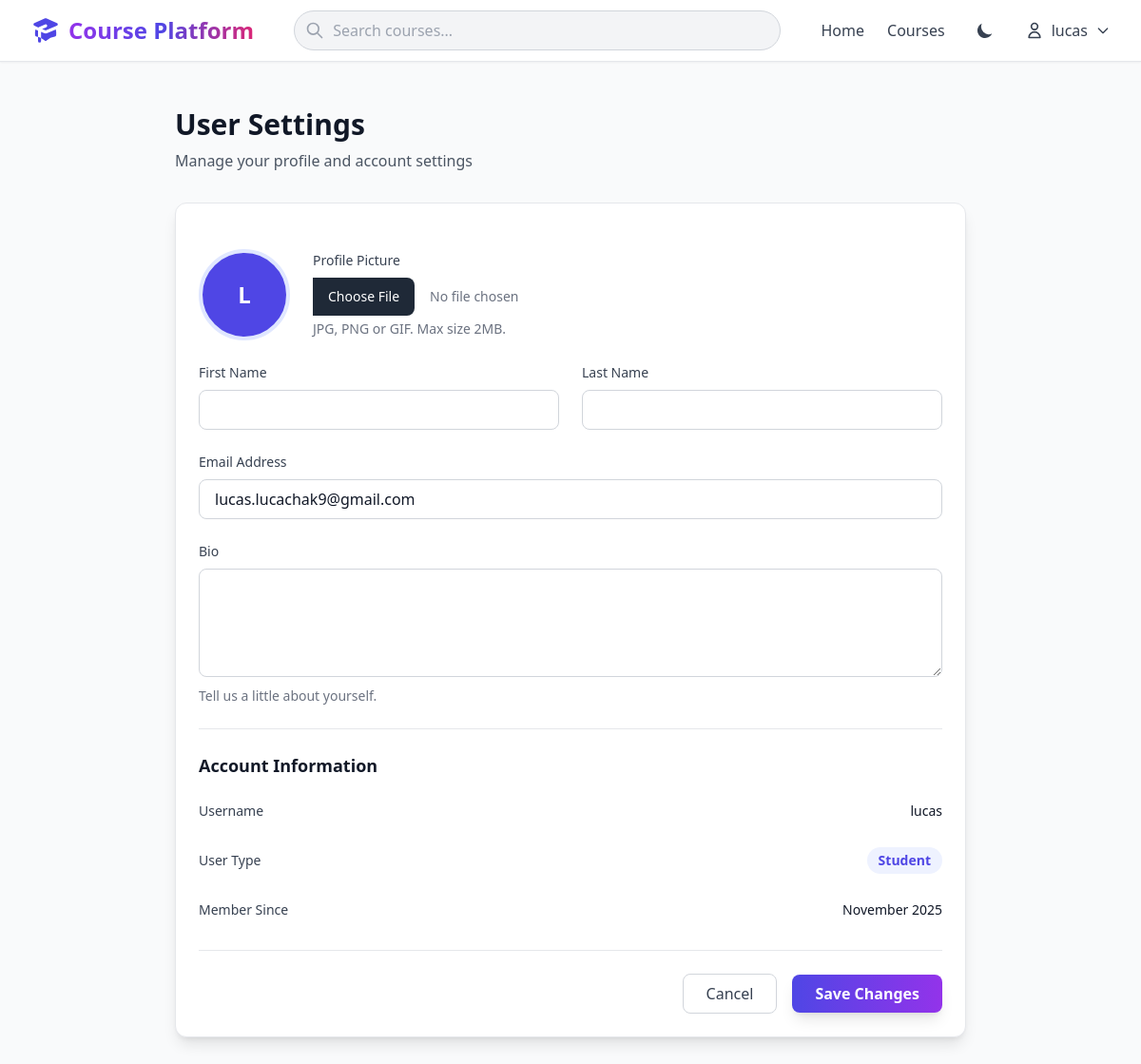
/settings/ (signed in), run on the app's committed database.
### users/models.py (models this page shows, shortened)
class User(AbstractUser):
    USER_TYPES = (
        ('student', 'Student'),
        ('instructor', 'Instructor'),
        ('admin', 'Admin'),
    )
    user_type = models.CharField(max_length=20, choices=USER_TYPES, default='student')
    profile_picture = models.ImageField(upload_to='profiles/', null=True, blank=True)
    bio = models.TextField(blank=True)
    date_joined = models.DateTimeField(auto_now_add=True)
    updated_at = models.DateTimeField(auto_now=True)

### users/frontend_views.py (the view, shortened to what this page needs)
# urls.py: path('settings/', frontend_views.user_settings, name='user_settings'),
@login_required
def user_settings(request):
    context = {
        'user': request.user,
    }
    return render(request, 'users/user_settings.html', context)

### templates/users/user_settings.html (shortened to what this page needs)
{% extends 'base.html' %}
{% load static %}
{% block content %}
<div class="max-w-4xl mx-auto px-4 sm:px-6 lg:px-8 py-12">
    <div class="mb-8">
        <h1 class="text-3xl font-bold text-gray-900 dark:text-white mb-2">User Settings</h1>
        <p class="text-gray-600 dark:text-gray-400">Manage your profile and account settings</p>
    </div>
    <div class="bg-white dark:bg-gray-800 rounded-xl shadow-lg overflow-hidden border border-gray-200 dark:border-gray-700">
        <form method="post" enctype="multipart/form-data" class="p-6 space-y-6">
            <div class="flex items-center space-x-6">
                <div class="flex-shrink-0">
                    {% if user.profile_picture %}
                        <img src="{{ user.profile_picture.url }}" alt="{{ user.username }}"
                             class="w-24 h-24 rounded-full object-cover border-4 border-indigo-100">
                    {% else %}
                        <div class="w-24 h-24 rounded-full bg-indigo-600 flex items-center justify-center border-4 border-indigo-100">
                            <span class="text-white text-2xl font-bold">{{ user.username|first|upper }}</span>
                        </div>
                    {% endif %}
                </div>
                <div>
                    <label for="profile_picture" class="block text-sm font-medium text-gray-700 dark:text-gray-300 mb-2">
                        Profile Picture
                    </label>
                    <input type="file"
                           id="profile_picture"
                           name="profile_picture"
                           accept="image/*"
                           class="block w-full text-sm text-gray-500 dark:text-gray-400 file:mr-4 file:py-2 file:px-4 file:rounded-lg file:border-0 file:text-sm file:font-semibold file:bg-indigo-50 dark:file:bg-indigo-900/30 file:text-indigo-700 dark:file:text-indigo-400 hover:file:bg-indigo-100 dark:hover:file:bg-indigo-900/50">
                    <p class="mt-1 text-sm text-gray-500 dark:text-gray-400">JPG, PNG or GIF. Max size 2MB.</p>
                </div>
            </div>
            <div class="grid grid-cols-1 md:grid-cols-2 gap-6">
                <div>
                    <label for="first_name" class="block text-sm font-medium text-gray-700 dark:text-gray-300 mb-2">
                        First Name
                    </label>
                    <input type="text"
                           id="first_name"
                           name="first_name"
                           value="{{ user.first_name }}"
                           class="w-full px-4 py-2 border border-gray-300 dark:border-gray-600 rounded-lg bg-white dark:bg-gray-700 text-gray-900 dark:text-white focus:ring-2 focus:ring-indigo-500 dark:focus:ring-indigo-400 focus:border-transparent">
                </div>
                <div>
                    <label for="last_name" class="block text-sm font-medium text-gray-700 dark:text-gray-300 mb-2">
                        Last Name
                    </label>
                    <input type="text"
                           id="last_name"
                           name="last_name"
                           value="{{ user.last_name }}"
                           class="w-full px-4 py-2 border border-gray-300 dark:border-gray-600 rounded-lg bg-white dark:bg-gray-700 text-gray-900 dark:text-white focus:ring-2 focus:ring-indigo-500 dark:focus:ring-indigo-400 focus:border-transparent">
                </div>
            </div>
            <div>
                    <label for="email" class="block text-sm font-medium text-gray-700 dark:text-gray-300 mb-2">
                        Email Address
                    </label>
                    <input type="email"
                           id="email"
                           name="email"
                           value="{{ user.email }}"
                           required
                           class="w-full px-4 py-2 border border-gray-300 dark:border-gray-600 rounded-lg bg-white dark:bg-gray-700 text-gray-900 dark:text-white focus:ring-2 focus:ring-indigo-500 dark:focus:ring-indigo-400 focus:border-transparent">
            </div>
            <div>
                    <label for="bio" class="block text-sm font-medium text-gray-700 dark:text-gray-300 mb-2">
                        Bio
                    </label>
                    <textarea id="bio"
                              name="bio"
                              rows="4"
                              class="w-full px-4 py-2 border border-gray-300 dark:border-gray-600 rounded-lg bg-white dark:bg-gray-700 text-gray-900 dark:text-white focus:ring-2 focus:ring-indigo-500 dark:focus:ring-indigo-400 focus:border-transparent">{{ user.bio }}</textarea>
                    <p class="mt-1 text-sm text-gray-500 dark:text-gray-400">Tell us a little about yourself.</p>
            </div>
            <div class="border-t border-gray-200 dark:border-gray-700 pt-6">
                <h3 class="text-lg font-semibold text-gray-900 dark:text-white mb-4">Account Information</h3>
                <div class="space-y-3">
                    <div class="flex items-center justify-between py-2">
                        <span class="text-sm font-medium text-gray-700 dark:text-gray-300">Username</span>
                        <span class="text-sm text-gray-900 dark:text-white">{{ user.username }}</span>
                    </div>
                    <div class="flex items-center justify-between py-2">
                        <span class="text-sm font-medium text-gray-700 dark:text-gray-300">User Type</span>
                        <span class="text-sm text-indigo-600 dark:text-indigo-400 bg-indigo-50 dark:bg-indigo-900/30 px-3 py-1 rounded-full font-semibold">
                            {{ user.get_user_type_display }}
                        </span>
                    </div>
                    <div class="flex items-center justify-between py-2">
                        <span class="text-sm font-medium text-gray-700 dark:text-gray-300">Member Since</span>
                        <span class="text-sm text-gray-900 dark:text-white">{{ user.date_joined|date:"F Y" }}</span>
                    </div>
                </div>
            </div>
            <div class="flex items-center justify-end space-x-4 pt-6 border-t border-gray-200 dark:border-gray-700">
                <a href="{% url 'home' %}" class="px-6 py-2 border border-gray-300 dark:border-gray-600 rounded-lg text-gray-700 dark:text-gray-300 hover:bg-gray-50 dark:hover:bg-gray-700 transition font-medium">
                    Cancel
                </a>
                <button type="submit" class="px-6 py-2 bg-gradient-to-r from-indigo-600 to-purple-600 text-white rounded-lg hover:from-indigo-700 hover:to-purple-700 transition shadow-lg hover:shadow-xl transform hover:scale-105 font-semibold">
                    Save Changes
                </button>
            </div>
        </form>
    </div>
</div>
{% endblock %}

### templates/base.html (shortened to what this page needs)
{% load static tailwind_tags %}
<!DOCTYPE html>
<html lang="en" class="h-full" data-theme="light">
<head>
    {% tailwind_css %}
    <link href="https://cdn.jsdelivr.net/npm/flowbite@2.5.2/dist/flowbite.min.css" rel="stylesheet" />
</head>
<body class="bg-gray-50 dark:bg-gray-900 min-h-screen transition-colors duration-300">
    <nav class="bg-white dark:bg-gray-800 border-b border-gray-200 dark:border-gray-700 sticky top-0 z-50 shadow-sm backdrop-blur-lg bg-opacity-95 dark:bg-opacity-95">
        <div class="max-w-7xl mx-auto px-4 sm:px-6 lg:px-8">
            <div class="flex justify-between items-center h-16">
                <div class="flex items-center">
                    <a href="{% url 'home' %}" class="flex items-center space-x-2 group">
                        <span class="text-2xl font-bold bg-gradient-to-r from-purple-600 via-indigo-600 to-pink-600 dark:from-purple-400 dark:via-indigo-400 dark:to-pink-400 bg-clip-text text-transparent">
                        </span>
                    </a>
                </div>
                <div class="hidden md:flex items-center space-x-6 flex-1 max-w-lg mx-8">
                    <div class="relative w-full"
                         hx-get="{% url 'search_courses' %}"
                         hx-trigger="keyup changed delay:300ms"
                         hx-target="#search-results"
                         hx-swap="innerHTML"
                         hx-indicator="#search-spinner">
                        <input type="text"
                               name="q"
                               placeholder="Search courses..."
                               class="w-full px-4 py-2 pl-10 pr-4 bg-gray-100 dark:bg-gray-700 text-gray-900 dark:text-white border border-gray-300 dark:border-gray-600 rounded-full focus:ring-2 focus:ring-indigo-500 dark:focus:ring-indigo-400 focus:border-transparent transition"
                               autocomplete="off">
                        <div class="absolute inset-y-0 left-0 flex items-center pl-3 pointer-events-none">
                        </div>
                    </div>
                </div>
                <div class="hidden md:flex items-center space-x-6">
                    <a href="{% url 'home' %}" class="text-gray-700 dark:text-gray-300 hover:text-indigo-600 dark:hover:text-indigo-400 transition font-medium">Home</a>
                    <a href="{% url 'course_list' %}" class="text-gray-700 dark:text-gray-300 hover:text-indigo-600 dark:hover:text-indigo-400 transition font-medium">Courses</a>
                    <button id="theme-toggle" type="button" class="p-2 rounded-lg text-gray-700 dark:text-gray-300 hover:bg-gray-100 dark:hover:bg-gray-700 transition">
                        <svg id="theme-toggle-dark-icon" class="hidden w-5 h-5" fill="currentColor" viewBox="0 0 20 20">
                            <path d="M17.293 13.293A8 8 0 016.707 2.707a8.001 8.001 0 1010.586 10.586z"></path>
                        </svg>
                    </button>
                    {% if user.is_authenticated %}
                        <div class="relative">
                            <button id="user-menu-button" type="button" class="flex items-center space-x-2 text-gray-700 dark:text-gray-300 hover:text-indigo-600 dark:hover:text-indigo-400 transition font-medium" data-dropdown-toggle="user-dropdown" data-dropdown-placement="bottom-end">
                                <svg class="w-5 h-5" fill="none" stroke="currentColor" viewBox="0 0 24 24">
                                    <path stroke-linecap="round" stroke-linejoin="round" stroke-width="2" d="M16 7a4 4 0 11-8 0 4 4 0 018 0zM12 14a7 7 0 00-7 7h14a7 7 0 00-7-7z"></path>
                                </svg>
                                <span>{{ user.username }}</span>
                                <svg class="w-4 h-4" fill="none" stroke="currentColor" viewBox="0 0 24 24">
                                    <path stroke-linecap="round" stroke-linejoin="round" stroke-width="2" d="M19 9l-7 7-7-7"></path>
                                </svg>
                            </button>
                        </div>
                    {% endif %}
                </div>
            </div>
        </div>
    </nav>
    <main class="min-h-screen mb-4">
        {% block content %}{% endblock %}
    </main>
    {% if debug %}{% load django_browser_reload %}{% django_browser_reload_script %}{% endif %}
</body>
</html>

### templates/base.html (style rules this page uses)
* { transition: background-color 0.3s ease, color 0.3s ease, border-color 0.3s ease; }

### data on the page
User: username "lucas", username|first "L", email "lucas.lucachak9@gmail.com", user_type "Student", date_joined "November 2025"
